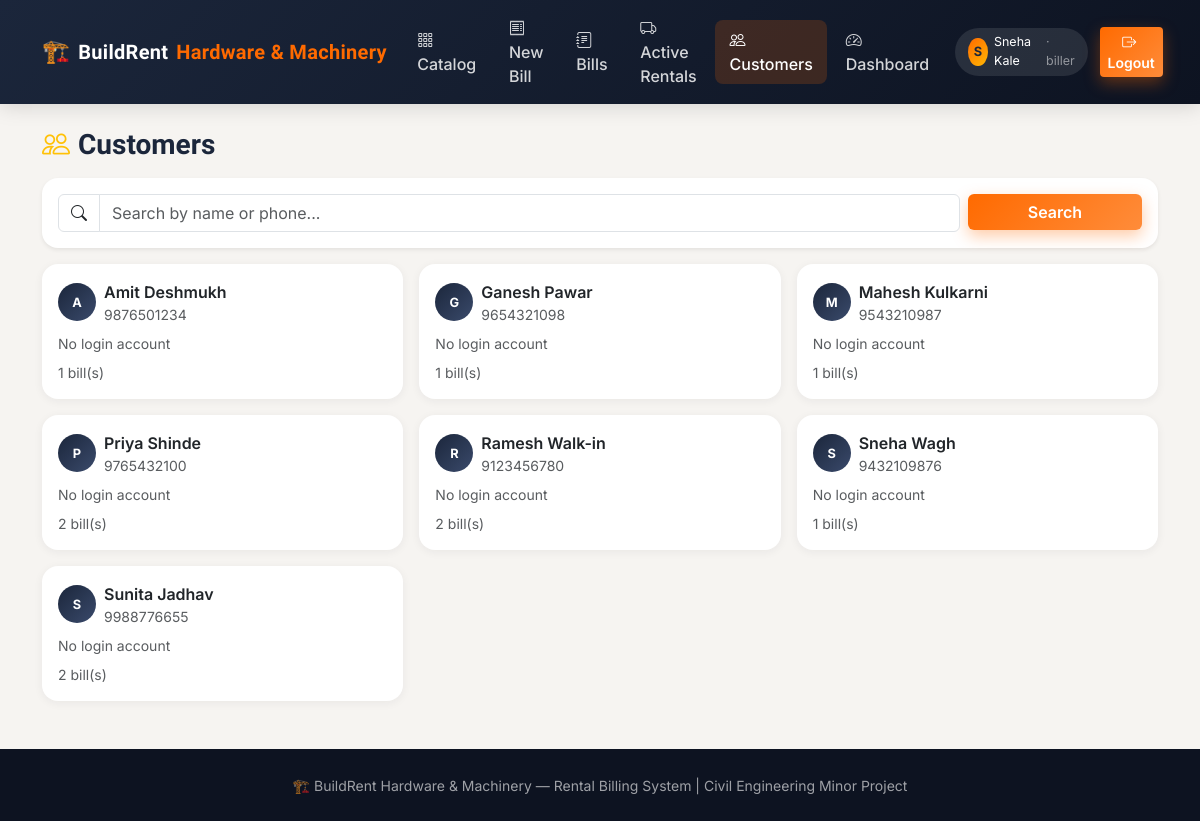
Screenshot of /customers (signed in) with the database file from the repository.
### models.py (models this page shows, shortened)
class ShopSettings(db.Model):
    id = db.Column(db.Integer, primary_key=True)
    shop_name = db.Column(db.String(150), default="BuildRent Hardware & Machinery")
    tagline = db.Column(db.String(200), default="Construction material & machine rentals")
    address = db.Column(db.String(255), default="MIDC, Chh. Sambhaji Nagar, Maharashtra")
    phone = db.Column(db.String(20), default="9876543210")
    gst_no = db.Column(db.String(30), default="")

class User(UserMixin, db.Model):
    id = db.Column(db.Integer, primary_key=True)
    name = db.Column(db.String(100), nullable=False)
    email = db.Column(db.String(120), unique=True, nullable=True)
    phone = db.Column(db.String(20), unique=True, nullable=True)
    address = db.Column(db.String(255))
    password_hash = db.Column(db.String(255), nullable=True)
    has_login = db.Column(db.Boolean, default=False)  # False for walk-in customers with no account yet
    role = db.Column(db.String(20), nullable=False, default=ROLE_CUSTOMER)
    is_active_account = db.Column(db.Boolean, default=True)
    created_at = db.Column(db.DateTime, default=db.func.now())
    bills_as_customer = db.relationship("Bill", foreign_keys="Bill.customer_id", backref="customer", lazy=True)
    bills_as_biller = db.relationship("Bill", foreign_keys="Bill.biller_id", backref="biller", lazy=True)
    @property
    def is_active(self):
        return self.is_active_account

### app.py (the view)
@app.route("/customers")
@role_required(ROLE_OWNER, ROLE_BILLER)
def customers_list():
    q = request.args.get("q", "").strip()
    query = User.query.filter_by(role=ROLE_CUSTOMER)
    if q:
        query = query.filter((User.name.ilike(f"%{q}%")) | (User.phone.ilike(f"%{q}%")))
    customers = query.order_by(User.name).all()
    return render_template("shared/customers.html", customers=customers, q=q)

### app.py (called while the page is built)
@login_manager.user_loader
def load_user(user_id):
    return db.session.get(User, int(user_id))

def role_required(*roles):
    def decorator(f):
        @wraps(f)
        def wrapped(*args, **kwargs):
            if not current_user.is_authenticated:
                return redirect(url_for("login"))
            if current_user.role not in roles:
                flash("You don't have access to that page.", "danger")
                return redirect(url_for("dashboard"))
            return f(*args, **kwargs)
        return wrapped
    return decorator

def get_shop():
    shop = ShopSettings.query.first()
    if not shop:
        shop = ShopSettings()
        db.session.add(shop)
        db.session.commit()
    return shop

@app.context_processor
def inject_shop():
    return {"shop": get_shop()}

### templates/shared/customers.html
{% extends "base.html" %}
{% block content %}
<h3 class="section-title mb-3"><i class="bi bi-people text-warning me-2"></i>Customers</h3>
<div class="bg-white rounded-xl shadow-sm p-3 mb-3">
  <form class="row g-2" method="GET">
    <div class="col-md-10">
      <div class="input-group">
        <span class="input-group-text bg-white"><i class="bi bi-search"></i></span>
        <input type="text" class="form-control" name="q" placeholder="Search by name or phone..." value="{{ q }}">
      </div>
    </div>
    <div class="col-md-2"><button class="btn btn-brand w-100">Search</button></div>
  </form>
</div>
<div class="row g-3">
  {% for c in customers %}
  <div class="col-md-4">
    <div class="card p-3">
      <div class="d-flex align-items-center gap-2 mb-2">
        <span class="avatar-circle" style="width:38px;height:38px;background:linear-gradient(135deg,#1b263b,#3a4a6b);color:#fff;">{{ c.name[0]|upper }}</span>
        <div>
          <div class="fw-semibold">{{ c.name }}</div>
          <div class="text-muted small">{{ c.phone or '—' }}</div>
        </div>
      </div>
      <div class="text-muted small mb-2">{{ c.email or 'No login account' }} {% if c.has_login %}<span class="badge bg-success ms-1">App user</span>{% endif %}</div>
      <div class="d-flex justify-content-between align-items-center">
        <span class="small text-muted">{{ c.bills_as_customer|length }} bill(s)</span>
      </div>
    </div>
  </div>
  {% else %}
  <div class="col-12 text-center py-5">
    <i class="bi bi-inbox display-4 text-muted"></i>
    <p class="text-muted mt-2">No customers yet.</p>
  </div>
  {% endfor %}
</div>
{% endblock %}

### templates/base.html (shortened to what this page needs)
<!DOCTYPE html>
<html lang="en">
<head>
<link href="https://cdn.jsdelivr.net/npm/bootstrap@5.3.3/dist/css/bootstrap.min.css" rel="stylesheet">
<link href="https://cdn.jsdelivr.net/npm/bootstrap-icons@1.11.3/font/bootstrap-icons.min.css" rel="stylesheet">
<link rel="stylesheet" href="{{ url_for('static', filename='css/style.css') }}">
</head>
<body>
<nav class="navbar navbar-expand-lg navbar-dark navbar-brand-app sticky-top">
  <div class="container">
    <a class="navbar-brand d-flex align-items-center gap-2" href="{{ url_for('index') }}">
      <span style="font-size:1.4rem;">🏗️</span> {{ shop.shop_name.split(' ')[0] }}<span class="accent">{{ ' '.join(shop.shop_name.split(' ')[1:]) or 'Rentals' }}</span>
    </a>
    <div class="collapse navbar-collapse" id="nav">
      <ul class="navbar-nav ms-auto align-items-lg-center gap-lg-1">
        <li class="nav-item"><a class="nav-link {% if request.endpoint=='catalog' %}active{% endif %}" href="{{ url_for('catalog') }}"><i class="bi bi-grid-3x3-gap me-1"></i>Catalog</a></li>
        {% if current_user.is_authenticated %}
          {% if current_user.role in ['owner','biller'] %}
            <li class="nav-item"><a class="nav-link {% if request.endpoint=='new_bill' %}active{% endif %}" href="{{ url_for('new_bill') }}"><i class="bi bi-receipt me-1"></i>New Bill</a></li>
            <li class="nav-item"><a class="nav-link {% if request.endpoint=='bills_list' %}active{% endif %}" href="{{ url_for('bills_list') }}"><i class="bi bi-journal-text me-1"></i>Bills</a></li>
            <li class="nav-item"><a class="nav-link {% if request.endpoint=='active_rentals' %}active{% endif %}" href="{{ url_for('active_rentals') }}"><i class="bi bi-truck me-1"></i>Active Rentals</a></li>
            <li class="nav-item"><a class="nav-link {% if request.endpoint=='customers_list' %}active{% endif %}" href="{{ url_for('customers_list') }}"><i class="bi bi-people me-1"></i>Customers</a></li>
          {% endif %}
          <li class="nav-item"><a class="nav-link {% if request.endpoint=='dashboard' or 'dashboard' in request.endpoint %}active{% endif %}" href="{{ url_for('dashboard') }}"><i class="bi bi-speedometer2 me-1"></i>Dashboard</a></li>
          <li class="nav-item ms-lg-2 my-2 my-lg-0">
            <span class="role-pill">
              <span class="avatar-circle">{{ current_user.name[0]|upper }}</span>
              {{ current_user.name }} <span class="text-white-50">· {{ current_user.role }}</span>
            </span>
          </li>
          <li class="nav-item ms-lg-2"><a class="btn btn-sm btn-brand" href="{{ url_for('logout') }}"><i class="bi bi-box-arrow-right me-1"></i>Logout</a></li>
        {% else %}
          <li class="nav-item"><a class="nav-link" href="{{ url_for('login') }}">Staff / Customer Login</a></li>
          <li class="nav-item"><a class="btn btn-sm btn-brand ms-lg-2" href="{{ url_for('register') }}">Customer Sign Up</a></li>
        {% endif %}
      </ul>
    </div>
  </div>
</nav>
<div class="toast-container position-fixed top-0 end-0 p-3" style="z-index:1080;">
</div>
<main class="container my-4">
{% block content %}{% endblock %}
</main>
<footer class="footer-app text-center py-4 mt-5">
  <small>🏗️ {{ shop.shop_name }} &mdash; Rental Billing System | Civil Engineering Minor Project</small>
</footer>
</body>
</html>

### static/css/style.css (style rules this page uses)
:root { --primary:#ff6a00; --primary-dark:#e05a00; --secondary:#1b263b; --accent:#00b894; --bg:#f6f4f1; --card-bg:#ffffff; --text-dark:#1b263b; --text-muted:#6b7280; --radius:16px; --shadow-sm:0 2px 10px rgba(27,38,59,0.06); --shadow-md:0 8px 24px rgba(27,38,59,0.10); --shadow-lg:0 16px 40px rgba(27,38,59,0.16); }
* { box-sizing:border-box; }
body { background:var(--bg); font-family:'Inter', sans-serif; color:var(--text-dark); }
h1,h2,h3,h4,h5,h6, .navbar-brand, .fw-heading { font-family:'Sora', sans-serif; }
.navbar-brand-app { background:linear-gradient(135deg,#1b263b 0%, #0d1321 100%); box-shadow:0 2px 20px rgba(0,0,0,0.15); }
.navbar-brand-app .navbar-brand { font-weight:700; letter-spacing:.3px; color:#fff !important; }
.navbar-brand-app .navbar-brand .accent { color:var(--primary); }
.navbar-brand-app .nav-link { color:rgba(255,255,255,.82) !important; font-weight:500; padding:.5rem .9rem !important; border-radius:8px; transition:.15s; }
.navbar-brand-app .nav-link.active { color:#fff !important; background:rgba(255,106,0,.18); }
.role-pill { background:rgba(255,255,255,.1); color:#fff; border-radius:30px; padding:.35rem .8rem; font-size:.78rem; display:flex; align-items:center; gap:.4rem; }
.avatar-circle { width:28px; height:28px; border-radius:50%; background:linear-gradient(135deg,var(--primary),#ffb703); display:flex; align-items:center; justify-content:center; font-weight:700; font-size:.8rem; color:#1b263b; }
.btn-brand { background:linear-gradient(135deg,var(--primary) 0%, #ff8c3a 100%); border:none; color:#fff; font-weight:600; box-shadow:0 6px 16px rgba(255,106,0,.35); transition:.2s; }
.card { border:none; border-radius:var(--radius); box-shadow:var(--shadow-sm); transition:box-shadow .2s, transform .2s; }
.section-title { font-weight:800; }
.footer-app { background:#0d1321; color:rgba(255,255,255,.6); }
.rounded-xl { border-radius:var(--radius) !important; }

### rows the page displays
ShopSettings: shop_name "BuildRent", shop_name "Hardware & Machinery", shop_name "BuildRent Hardware & Machinery"
User: name "S", name "Sneha Kale", role "biller"
User: name "A", name "Amit Deshmukh", phone "9876501234", email "No login account", bills_as_customer|length "1"
User: name "G", name "Ganesh Pawar", phone "9654321098", email "No login account", bills_as_customer|length "1"
User: name "M", name "Mahesh Kulkarni", phone "9543210987", email "No login account", bills_as_customer|length "1"
User: name "P", name "Priya Shinde", phone "9765432100", email "No login account", bills_as_customer|length "2"
User: name "R", name "Ramesh Walk-in", phone "9123456780", email "No login account", bills_as_customer|length "2"
User: name "S", name "Sneha Wagh", phone "9432109876", email "No login account", bills_as_customer|length "1"
User: name "S", name "Sunita Jadhav", phone "9988776655", email "No login account", bills_as_customer|length "2"
